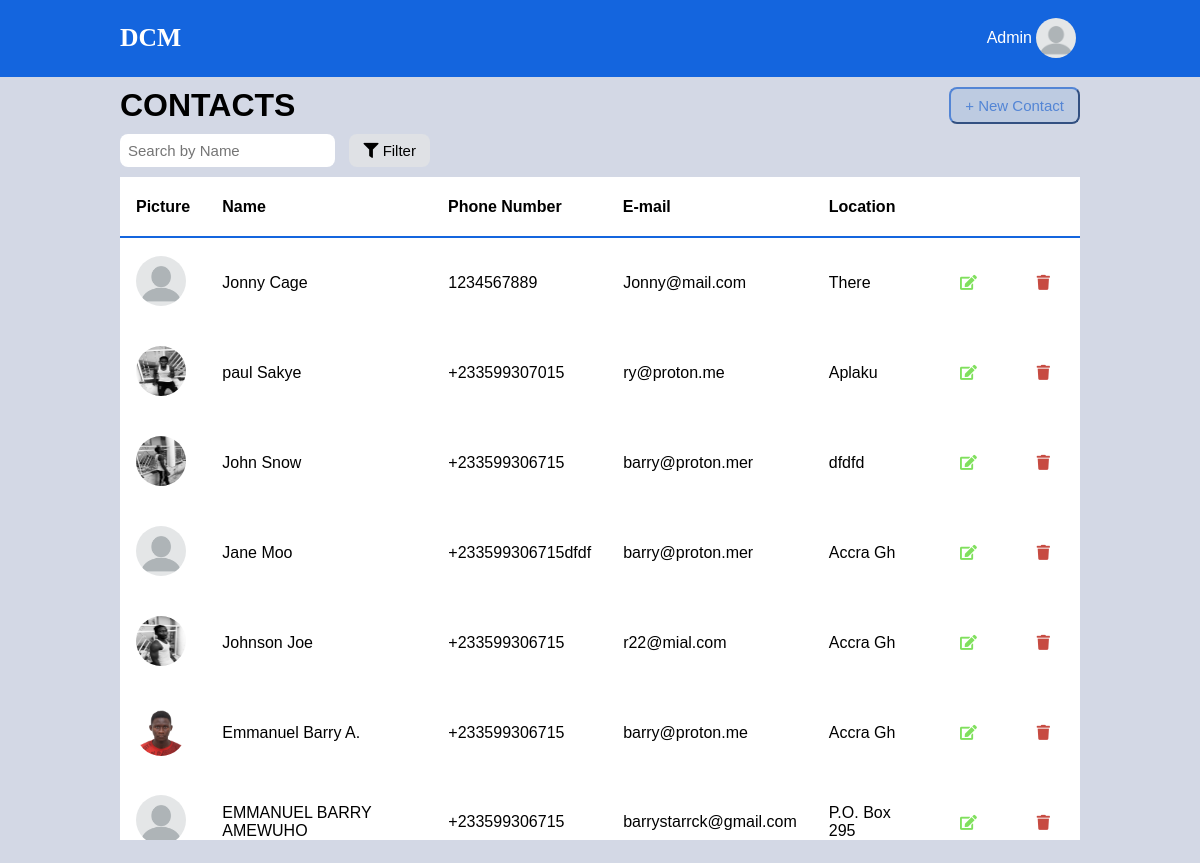
The app's page / (signed in) with its own data.
### Contact/models.py (models this page shows, shortened)
class Contact(models.Model):
    picture = models.ImageField(upload_to='profile_img',default='blank.png')
    name = models.CharField(max_length=100)
    email = models.EmailField()
    phone_number = models.CharField(max_length=20)
    address = models.CharField(max_length=200)

### Contact/views.py (the view, shortened to what this page needs)
# urls.py: path("", views.index, name="index"),
def index(request):
    contacts = Contact.objects.all()
    if request.method == "POST":
        if "edit" in request.POST:
            pk = request.POST.get("edit")
            contact_obj = Contact.objects.get(pk=pk)
            editForm = ContactForm(instance=contact_obj, initial={"picture": "/"})
            return render(
                request,
                "index.html",
                {
                    "editForm": editForm,
                    "contacts": contacts,
                    "contact_id": pk,
                    "picture": contact_obj.picture.url,
                },
            )
        elif "edited" in request.POST:
            pk = request.POST.get("edited")
            contact_obj = Contact.objects.get(pk=pk)
            editedForm = ContactForm(request.POST, request.FILES, instance=contact_obj)
            if editedForm.is_valid:
                editedForm.save()
            return redirect("/")
        else:
            AddForm = ContactForm(request.POST, request.FILES)
            if AddForm.is_valid():
                AddForm.save()
            return redirect("/")
    else:
        addForm = ContactForm()
        return render(request, "index.html", {"addForm": addForm, "contacts": contacts})

### Contact/forms.py
class ContactForm(forms.ModelForm):
    class Meta:
        model = Contact
        fields = "__all__"
        widgets = {
            "picture":forms.ClearableFileInput(attrs={"class": "form_style file_input"}),
            "name": forms.TextInput(attrs={"class": "form_style"}),
            "email": forms.TextInput(attrs={"class": "form_style"}),
            "phone_number": forms.TextInput(attrs={"class": "form_style"}),
            "address": forms.TextInput(attrs={"class": "form_style"}),
        }
        labels = {
            "picture":"Picture",
            "name": "Name",
            "email": "Email",
            "phone_number": "Phone Number",
            "address": "Address",
        }
        labels_attrs = {
            "name": {"class": "label_style"},
            "email": {"class": "label_style"},
            "phone_number": {"class": "label_style"},
            "address": {"class": "label_style"},
        }

### templates/index.html (shortened to what this page needs)
{% load static %}
<!DOCTYPE html>
<html lang="en">
  <head>
    <link rel="stylesheet" href={% static 'style.css' %}>
    <link rel="stylesheet" href="https://cdnjs.cloudflare.com/ajax/libs/font-awesome/5.15.4/css/all.min.css">
  </head>
  <body>
    <header class="header">
      <a href="/" class="logo">DCM</a>
      {% if user.is_authenticated%}
      <div class='admin'>
      <div class="login">{{user.username}}</div>
      <img
                    class="image"
                    src="/media/blank.png"
                  />
      </div>
      {%else%}
      <a href="login" class="login">Log in</a>
      {%endif%}
    </header>
    <div class='container'>
      <div class="heading">
        <div class="caption ">
          <h1>CONTACTS</h1>
        {% if user.is_authenticated%}
          <button class="add_btn" type="submit" onclick="showForm()">+ New Contact</button>
        {% endif%}
        </div>
      <div class="flex">
        <form action="" >
            <input type="text" placeholder="Search by Name" class="search_input" name="query">
          <button class="conf_Yes" type="submit">
            <i class="fas fa-filter"></i>  Filter</button>
        </form>
      </div>
      </div>
        <div class="table">
          <table>
            <thead >
              <tr class="table_head ">
                <th>Picture</th>
                <th>Name</th>
                <th>Phone Number</th>
                <th>E-mail</th>
                <th>Location</th>
                <th></th>
                <th></th>
              </tr>
            </thead>
            <tbody>
              {% for contact in contacts reversed%}
              <tr id="table_row">
                <td>
                  <img
                    class="image"
                    src="{{contact.picture.url}}"
                  />
                </td>
                <td>{{contact.name}}</td>
                <td>{{contact.phone_number}}</td>
                <td>{{contact.email}}</td>
                <td>{{contact.address}}</td>
                {% if user.is_authenticated%}
                <td>
                  <form action="" method="post">
                    <button
                      onclick="edit"
                      class="edit_btn"
                      name="edit"
                      value="{{contact.id}}"
                    >
                    <i class="fas fa-edit"></i>
                    </button>
                  </form>
                </td>
                <td>
                  <button class="del_btn" value="{{contact.id}}"><i class="fas fa-trash"></i></button>
                </td>
                {%else%}
                <td></td>
                <td></td>
                {% endif%}
              </tr>
              {%endfor%}
            </tbody>
          </table>
        </div>
      </div>
  </body>
</html>

### static/style.css (style rules this page uses)
* { margin: 0; padding: 0; box-sizing: border-box; font-family: sans-serif; }
body { min-height: 100vh; display: flex; justify-content: center; align-items: center; background-color: #d3d8e5; }
.header { background-color: rgb(20, 101, 222); position: fixed; top: 0; left: 0; width: 100%; padding: .90rem 10%; display: flex; justify-content: space-between; align-items: center; z-index:100; }
.logo { font-size: 1.6rem; font-family: fantasy; text-decoration: none; font-weight: 700; color: white; }
#table_row { height: 70px; }
table,th,td { padding: 1rem; border-collapse: collapse; }
table { width: 80vw; height: 80vh; background-color: #fff; backdrop-filter: blur(7px); box-shadow: 0 .4rem .8rem #fff5 ; border-radius: .8rem; }
.table { max-height: calc(100vh - 200px); overflow: auto; }
table { width: 100%; overflow-y: auto; }
thead { background-color: #fff; text-align: left; }
.table thead th { border-bottom: 2px solid rgb(20, 101, 222); }
.container { padding-top: 4rem; width: 80%; }
.table_head { height: 60px; font-weight:800; }
.table thead th { position: sticky; top: 0; background-color: #fff; }
.add_btn { margin-left: 20px; padding: 8px 14px; border-color:rgb(83, 133, 213) ; border-radius: 8px; color: rgb(83, 133, 213); background-color:rgb(189, 203, 225) ; }
.login { text-decoration: none; color: white; }
.edit_btn { padding: 8px 14px; border: none; border-radius: 8px; color: rgb(128, 224, 93) ; background-color:rgba(255, 255, 225, 0); }
.del_btn { padding: 8px 14px; border: none; border-radius: 8px; color:rgb(199, 75, 66); background-color:rgba(255, 255, 255, 0); }
button { cursor: pointer; font-size: 15px; }
.conf_No, .conf_Yes { margin: auto; padding: 8px 14px; border: none; border-radius: 8px; background-color:rgb(223, 225, 229); font-size: 15px; }
img { width: 50px; height: 50px; border-radius: 50px; }
.search_input { padding: 8px; font-size: 15px; border: none; border-radius: 8px; margin-right: 10px; }
.flex { display: flex; width: 80vw; }
.admin { display: flex; justify-content: space-between; align-items: center; }
.admin img { width: 40px; height: 40px; margin: 4px; }
.caption { display: flex; justify-content: space-between; margin-bottom: 10px; }
.caption h1 { font-family: Geneva, Tahoma, sans-serif; }
.heading { margin-bottom: 10px; }
form { width: 100%; }

### records on screen
Contact: picture (placeholder picture), name "Jonny Cage", phone_number "1234567889", email "Jonny@mail.com", address "There", {{ contact.id }} 30 (drawn)
Contact: picture (picture), name "paul Sakye", phone_number "+233599307015", email "ry@proton.me", address "Aplaku", {{ contact.id }} 25 (drawn)
Contact: picture (picture), name "John Snow", phone_number "+233599306715", email "barry@proton.mer", address "dfdfd", {{ contact.id }} 24 (drawn)
Contact: picture (placeholder picture), name "Jane Moo", phone_number "+233599306715dfdf", email "barry@proton.mer", address "Accra Gh", {{ contact.id }} 23 (drawn)
Contact: picture (picture), name "Johnson Joe", phone_number "+233599306715", email "r22@mial.com", address "Accra Gh", {{ contact.id }} 21 (drawn)
Contact: picture (picture), name "Emmanuel Barry A.", phone_number "+233599306715", email "barry@proton.me", address "Accra Gh", {{ contact.id }} 18 (drawn)
Contact: picture (placeholder picture), name "EMMANUEL BARRY AMEWUHO", phone_number "+233599306715", email "barrystarrck@gmail.com", address "P.O. Box 295", {{ contact.id }} 11 (drawn)

### other values on screen
{{ user.username }} "Admin"
